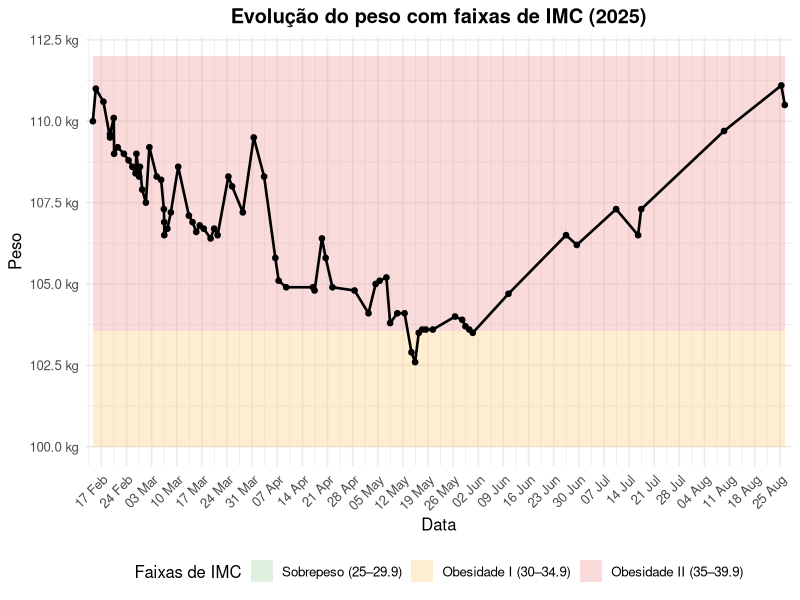

The R script that drew this image:
## ---- chunk 1
#| label: tbl-voluntariados
#| tbl-cap: Assinatura dos voluntariados

library(readr)
library(dplyr)
library(knitr)

voluntariados <- read_csv("csv/voluntariados.csv")


kable(voluntariados, format = "pipe")
## ---- chunk 2
library(readr)
library(dplyr)
library(knitr)

participacao_em_equipe <- read_csv(
  "csv/participacao_em_equipe.csv",
  col_types = cols(`Data Início` = col_date(format = "%d/%m/%Y"))
) %>%
  select(-`Cód. Turma`) %>%           # Remove a coluna
  mutate(`Data Início` = format(`Data Início`, "%d/%m/%Y"))  # Reformatar data

kable(participacao_em_equipe, format = "pipe")
## ---- chunk 3
library(readr)
library(dplyr)
library(knitr)

historico <- read_csv(
  "csv/historico.csv",
  col_types = cols(`Data Início` = col_date(format = "%d/%m/%Y"))
) %>%
  select(-`Cód.Turma`) %>%  # Remove a coluna de código da turma
  mutate(`Data Início` = format(`Data Início`, "%d/%m/%Y"))  # Reformatar data

kable(historico, format = "pipe")
## ---- chunk 4
#| label: tbl-compras
#| tbl-cap: Lista das compras
library(readr)
library(dplyr)
library(knitr)

compras <- read_csv(
  "csv/compras.csv",
  col_types = cols(Data = col_date(format = "%m/%d/%Y"))
) %>%
  select(Data, Loja, Categoria, Produto) %>%  # Mantém apenas as 4 primeiras colunas
  mutate(Data = format(Data, "%d/%m/%Y"))     # Reformatar data para dd/mm/aaaa

kable(compras, format = "pipe")
## ---- chunk 5
#| label: tbl-acoplamentarium
#| tbl-cap: Cursos de Acoplamentarium de 2025
#| 
library(readr)
library(dplyr)
library(knitr)

acomplamentarium <- read_csv(
  "csv/acoplamentarium.csv",
  col_types = cols(Data = col_date(format = "%d/%m/%Y"))
) %>%
  mutate(Data = format(Data, "%d/%m/%Y"))  # Formatar datas no padrão dd/mm/aaaa

kable(acomplamentarium, format = "pipe")
## ---- chunk 6
#| label: fig-peso-mmc-2025
#| fig-cap: "Evolução do peso em com faixas de IMC (OMS) - 2025"
#| echo: false

library(readr)
library(dplyr)
library(lubridate)
library(ggplot2)
library(scales)
library(tibble)

# === PARAMETRO: sua altura em metros ===
altura_m <- 1.72  # <- ajuste aqui

# Função para converter IMC em peso (kg) dado altura
peso_imc <- function(imc, h) imc * h^2

# Cortes OMS para obesidade
w30 <- peso_imc(30, altura_m)  # início Obesidade I
w35 <- peso_imc(35, altura_m)  # início Obesidade II
w40 <- peso_imc(40, altura_m)  # início Obesidade III

# Intervalo que você quer destacar no gráfico
ymin_plot <- 100
ymax_plot <- 112

# Tabela de faixas com cores mais nítidas
faixas <- tribble(
  ~cat,             ~ymin, ~ymax, ~fill,
  "Sobrepeso (25–29.9)",                peso_imc(25, altura_m), min(w30, ymax_plot), "#A5D6A7",
  "Obesidade I (30–34.9)",              max(w30, ymin_plot),     min(w35, ymax_plot), "#FFCC80",
  "Obesidade II (35–39.9)",             max(w35, ymin_plot),     min(w40, ymax_plot), "#EF9A9A",
  "Obesidade III (≥40)",                max(w40, ymin_plot),     ymax_plot,           "#F48FB1"
) %>%
  filter(ymax > ymin) %>%
  mutate(ymin = pmax(ymin, ymin_plot),
         ymax = pmin(ymax, ymax_plot))

# Lê e prepara os dados
dados <- read_csv("csv/TrackAndGraph-null-20250902-181047.csv")

peso_2025 <- dados %>%
  filter(FeatureName == "Peso") %>%
  mutate(
    Timestamp = ymd_hms(Timestamp),
    Value = as.numeric(Value)
  ) %>%
  filter(year(Timestamp) == 2025) %>%
  arrange(Timestamp)

# limites do eixo X para pintar as faixas no fundo
xmin <- min(peso_2025$Timestamp, na.rm = TRUE)
xmax <- max(peso_2025$Timestamp, na.rm = TRUE)

# Define locale para português
Sys.setlocale("LC_TIME", "pt_BR.UTF-8") # Windows: "Portuguese_Brazil.1252"

ggplot() +
  # Faixas de IMC no fundo
  geom_rect(data = faixas,
            aes(xmin = xmin, xmax = xmax, ymin = ymin, ymax = ymax, fill = cat),
            inherit.aes = FALSE, alpha = 0.35, color = NA) +
  # Série temporal do peso
  geom_line(data = peso_2025, aes(x = Timestamp, y = Value), linewidth = 0.9) +
  geom_point(data = peso_2025, aes(x = Timestamp, y = Value), size = 1.6) +
  # Escalas
  scale_x_datetime(
    date_labels = "%d %b",   # dia + mês abreviado em português
    date_breaks = "1 week",
    expand = expansion(mult = c(0.01, 0.01))
  ) +
  scale_y_continuous(limits = c(ymin_plot, ymax_plot), labels = label_number(suffix = " kg")) +
  # Cores e legenda
  scale_fill_manual(
    name = "Faixas de IMC",
    values = setNames(faixas$fill, faixas$cat),
    breaks = faixas$cat
  ) +
  labs(
    title = "Evolução do peso com faixas de IMC (2025)",
    x = "Data",
    y = "Peso"
  ) +
  theme_minimal(base_size = 12) +
  theme(
    plot.title = element_text(face = "bold", hjust = 0.5),
    axis.text.x = element_text(angle = 45, hjust = 1),
    legend.position = "bottom"
  )
